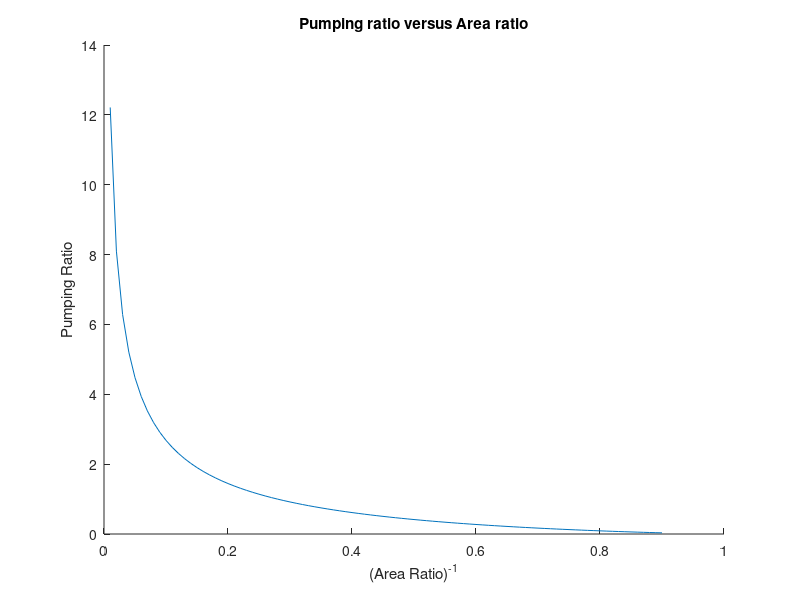

The MATLAB source for this figure:
function [] = H1P2()
%AAE 862 HW #1 Problem #1
%Completed by Michael Crawley
sigma = 0:.01:.9;
pratio = zeros(1,length(sigma));

for i = 1:length(sigma)
    pratio(i) = EQN(sigma(i));
end

hold on
plot(sigma,pratio);title('Pumping ratio versus Area ratio');xlabel('(Area Ratio)^-^1');ylabel('Pumping Ratio');
hold off

end

function [x] = EQN(sigma)
    a = (sigma/(1-sigma))^2+1;
    b = 4;
    c = -2*((1-sigma)/sigma);
    x = (-b + sqrt(b^2 -4*a*c))/(2*a);
end